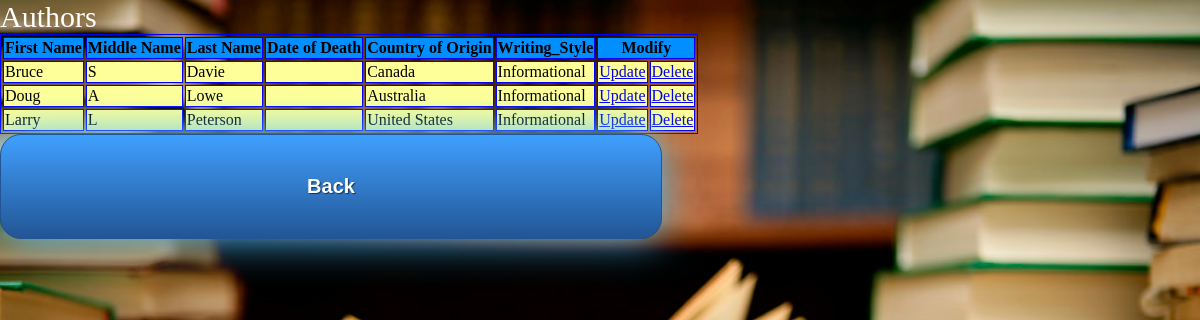
The page /libViewAuthor.php on the database its author committed.
### tables this page shows
CREATE TABLE `author` (
  `First_Name` varchar(50) NOT NULL,
  `Middle_Name` varchar(15) NOT NULL,
  `Last_Name` varchar(50) NOT NULL,
  `Date_Born` date NOT NULL,
  `Date_Died` date DEFAULT NULL,
  `Origin_Country` varchar(50) NOT NULL,
  `Writing_Style` varchar(15) NOT NULL
);

### libViewAuthor.php (the view, shortened to what this page needs)
<html>
	<link rel="stylesheet" type="text/css" href="main.css">
	<body>
		<?php
		$con=mysqli_connect("localhost","root","","lms");
		$result = mysqli_query($con,"SELECT * FROM author");
		echo "<div style ='font-size:30px;color:#ffffff'> Authors </div>";
		echo "<table border='1' BORDERCOLOR='#0000FF'>
		<tr style='background-color:#008FFF'>
		<th>First Name</th>
		<th>Middle Name</th>
		<th>Last Name</th>
		<th>Date of Death</th>
		<th>Country of Origin</th>
		<th>Writing_Style</th>
		<th colspan='2'>Modify</th>
		</tr>";
		while($row = mysqli_fetch_array($result)){
			echo '<tr style="background-color:#ffff99">';
			echo "<td>" . $row['First_Name'] . "</td>";
			echo "<td>" . $row['Middle_Name'] . "</td>";
			echo "<td>" . $row['Last_Name'] . "</td>";
			echo "<td>" . $row['Date_Died'] . "</td>";
			echo "<td>" . $row['Origin_Country'] . "</td>";
			echo "<td>" . $row['Writing_Style'] . "</td>";
			echo "<td><a href='libUpdateAuthor.php?&amp;First_Name= " . $row['First_Name'] . "'>Update</a></td>";
			echo "<td><a onClick= \"return confirm('Do you want to delete this user?')\" href='libViewAuthor.php?job=delete&amp;First_Name=".$row['First_Name']."'>Delete</a></td>";
			echo "</tr>";
		}
		echo "</table>";
		?>
		<a class="button" href="librarian.php">Back</a>
	</body>
</html>

### main.css (style rules this page uses)
.button { width: 500px; display: inline-block; text-align: center; vertical-align: middle; padding: 40px 80px; border: 1px solid #225594; border-radius: 21px; background: #40a0ff; background: -webkit-gradient(linear, left top, left bottom, from(#40a0ff), to(#225594)); background: -moz-linear-gradient(top, #40a0ff, #225594); background: linear-gradient(to bottom, #40a0ff, #225594); -webkit-box-shadow: #4dc0ff 0px 0px 40px 0px; -moz-box-shadow: #4dc0ff 0px 0px 40px 0px; box-shadow: #4dc0ff 0px 0px 40px 0px; text-shadow: #143257 1px 1px 1px; font: normal normal bold 20px arial; color: #ffffff; text-decoration: none; }
body, html { height: 100%; margin: 0; }
body { background-image: url("img/library.png"); height: 100%; background-position: center; background-repeat: no-repeat; background-size: cover; }

### rows shown on the page
author: First_Name "Bruce", Middle_Name "S", Last_Name "Davie", Origin_Country "Canada", Writing_Style "Informational"
author: First_Name "Doug", Middle_Name "A", Last_Name "Lowe", Origin_Country "Australia", Writing_Style "Informational"
author: First_Name "Larry", Middle_Name "L", Last_Name "Peterson", Origin_Country "United States", Writing_Style "Informational"
